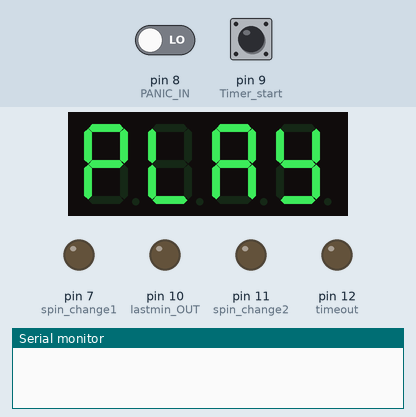
Simulated run of this sketch. Board: Arduino Uno, built with avr-gcc and run on an emulated ATmega328P. Parts: 4-digit seven-segment display, output pins drawn as LEDs (lit = HIGH), the last lines printed to the serial monitor. Inputs (shaded band) come from the test bench; at power-on: pin 9 (Timer_start) LOW, pin 8 (PANIC_IN) LOW.

Above: at 1.2 s.
1.3 s: pin 9 (Timer_start) pulled HIGH for 3.2 s
At 2.1 s:
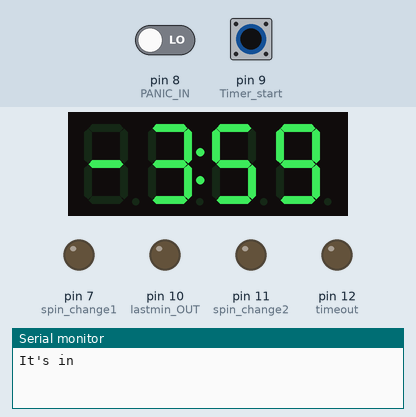
At 3.1 s:
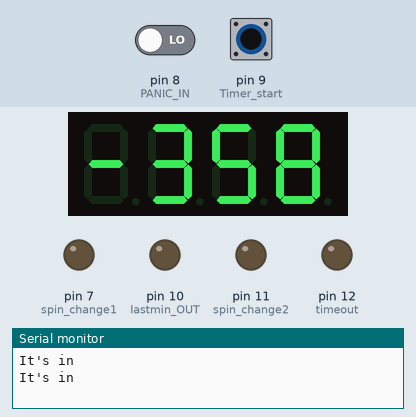
6.9 s: pin 9 (Timer_start) pulled HIGH for 0.15 s
Timing chart, 0 to 9.9 s (numbered marks = the images above; inputs shaded):
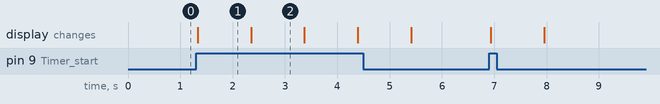

The sketch:

UNO_Timer.ino
```cpp
/*This code was modified from pablobacho's TM1627FinalCountdown.ino repository on GitHub
   (https://gist.github.com/pablobacho/e94ef8af001e76901ae1)
*/

// Initialization of the TM1637 module library
#include <TM1637Display.h>

// Module connection pins (Digital Pins)
#define CLK 2
#define DIO 3

// The amount of time (in milliseconds) between display changes
int SPEED = 1000;

// Setting of the pins that control the display
TM1637Display display(CLK, DIO);

int count = 359;
//The byte command stores unsigned 8-bit numbers from 0 to 255
//Whith this array, we are setting 4 byte variables that will represent the 4 digits in the module display
byte data[] = {0, 0, 0, 0};

int Timer_start = 9;
int start_time = 0;
byte k = 0b10000000;
int change = 1;
int lastmin_OUT = 10;
int spin_change1 = 7;
int spin_change2 = 11;
int PANIC_IN = 8;
int timeout = 12;
int data0 = 0;

void setup()
{
  pinMode(Timer_start, INPUT);
  pinMode(PANIC_IN, INPUT);
  pinMode(timeout, OUTPUT);
  pinMode(lastmin_OUT, OUTPUT);
  pinMode(spin_change1, OUTPUT);
  pinMode(spin_change2, OUTPUT);

  data0 = 0;
  Serial.begin(9600);
}

void loop()
{
  //This if works as a variable switch that reads the button in order to start the countdown
  if (digitalRead(Timer_start) == HIGH)
  {
    start_time = 1;
    data[0] = 0b01000000;
    Serial.println("It's in");
  }
  else
  {
    start_time = 0;
  }

  // This is the block that controls the countdown.
  if (start_time == 1)
  {
    // This also works as a variable switch, which changes the countdown mode when time reaches the last minute.
    if ((count <= 100) && (data0 == 0))
    {
      // This sets the mode to mayhem.
      change = 2;
      // Count is set in 59:99, as it works only in the last minute.
      count = 5999;
      // Delay is set to 1 milisecond as this mode runs in seconds and hundredths.
      SPEED = 1;
    }

    // This condition gets triggered when the countdown ends. It returns the module to the stanby phase and delays
    // it for 4 minutes as a punishment for the players for not wining the game in time.
    if ((count == 0) && (data0 == 1))
    {
      Serial.println("GAME OVER");
      delay(5);
      digitalWrite(timeout, HIGH);
      delay(5);
      standby();
      delay(240000);
      // This command takes the program to the "reset vector" memory zone, from which the program will start again.
      asm("jmp 0x0000");
    }

    if (digitalRead(PANIC_IN) == HIGH)
    {
      Serial.println("I PANICKED");

      delay(5);
      standby();
      delay(240000);
      //This command takes the program to the "reset vector" memory zone, from which the program will start again
      asm("jmp 0x0000");
    }

    screen();
    state();
    blnk();
  }

  // This if statement contains the function that puts the module on standby.
  if (start_time == 0)
  {
    standby();
  }
}


///////////////////////////////////////////////FUNCTIONS/////////////////////////////////////////////
//This function contains the switch which controls the countdown modes (basic mode and last minute mayhem)
void state() {
  switch (change)
  {
    //This case controls the basic countdown of the module
    case 1:
      //This byte writes a - in the first segment
      data[0] = 0b01000000;

      //This condition subsracts 41 to the count variable every time the seconds run to 0, so that the next minute
      //will begin from 59 and not 99, as the module counts one by one
      if ((count / 10 % 10 == 0) && (count % 10 == 0)) {

        //digitalWrite(spin_control,HIGH);
        if ((count / 100 % 10 == 3)) {
        digitalWrite(spin_change1, HIGH);
        }
        else if ((count / 100 % 10 == 2)) {
        digitalWrite(spin_change2, HIGH);
        digitalWrite(spin_change1, LOW);
        }
        count = count - 41;
        Serial.println("cambia la velocidad");
      }
      //Whenever the secons are different from 0, it just substracts 1
      else {
        count--;
        //digitalWrite(spin_control,LOW);
      }
      break;

    //This case controls the mayhem countdown of the module
    case 2:
      //This is used to change the display in the first segment from - to actual numbers
      data0 = 1;
      //As this mode runs in seconds and hundreths, it just substracts 1 each time
      count--;
      digitalWrite(lastmin_OUT, HIGH);
      digitalWrite(spin_change2, LOW);
      break;
  }
}

void screen()
{
  //Brightness is set in hexadecimal values, where 0x0f (15) is the maximum
  display.setBrightness(0x0f);

  //The function display.encodeDigit() is a function from the library that transforms the number obtained in the operation into
  //the segments that the module must turn on to show it on screen.
  //Display numbers are set from right to the left, thus we are starting from data[3].
  data[3] = display.encodeDigit(count / 1 % 10);
  data[2] = display.encodeDigit(count / 10 % 10);
  data[1] = display.encodeDigit(count / 100 % 10) + k;
  if (data0 == 1)
  {
    data[0] = display.encodeDigit(count / 1000 % 10);
  }

  //The function display.setSegments() is the function that will define the array "data" as the element to be represented on screen
  display.setSegments(data);

  //We delay the Arduino so that the process will repeat every 1000 milis (1 second).
  delay(SPEED);
}

void standby()
{
  //Brightness is set to 10 to make the module look like it is in standby
  display.setBrightness(0x0a);

  //Display numbers are set from right to the left, thus we are starting from data[3].
  data[3] = 0b01101110;
  data[2] = 0b01110111;
  data[1] = 0b00111000;
  data[0] = 0b01110011;

  //The function display.setSegments() is the function that will define the array "data" as the element to be represented on screen
  display.setSegments(data);
}

void blnk()
{
  //This byte controls the two dots in the module. 0b00000000 sets them off, and 0b10000000 sets them on.
  //With this conditionals, we are making a simple blink function for them.
  if (k == 0b00000000)
  {
    k = 0b10000000;
  }
  else if (k == 0b10000000)
  {
    k = 0b00000000;
  }
}
```

Measured:
- after the input at 1.3 s, the display: changes at once (image 1)
- what the display in image 1 shows lasts 1.1 s, from 1.3 s to 2.4 s
